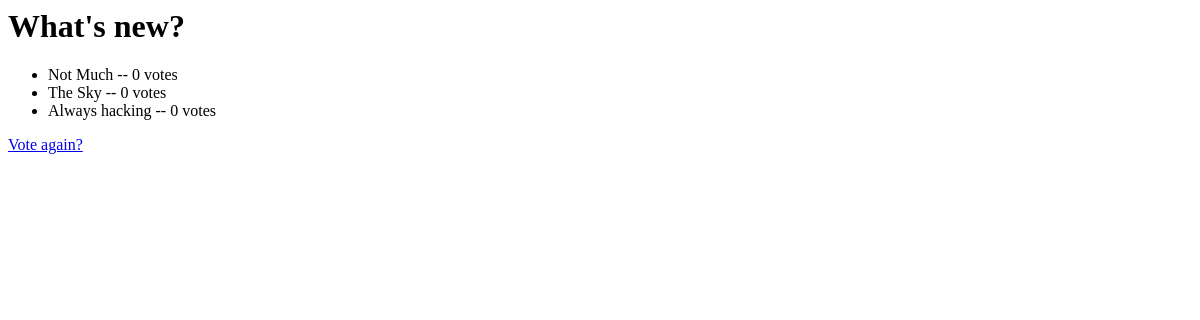
Before: /polls/1/results/ with the older database file.
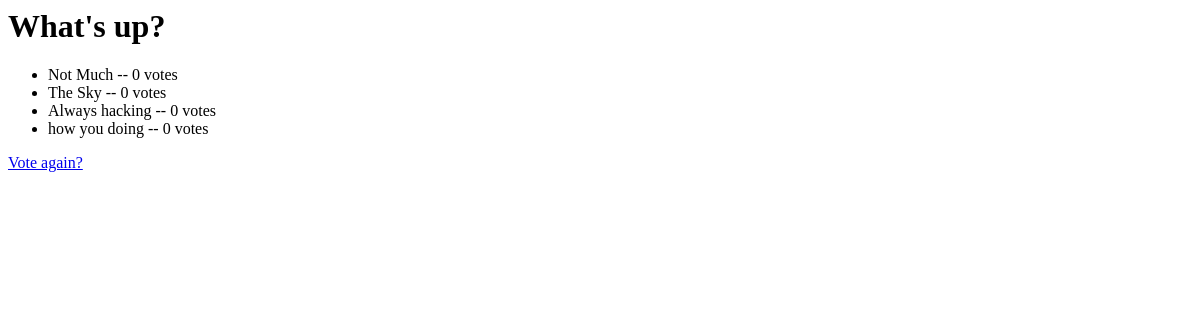
After: the same page with the newer database file.
### polls/models.py (models this page shows, shortened)
class Question(models.Model):
    question_text = models.CharField(max_length=200)
    pub_date = models.DateTimeField('date published')

class Choice(models.Model):
    question = models.ForeignKey(Question)
    choice_text = models.CharField(max_length=200)
    votes = models.IntegerField(default=0)

### polls/views.py (the view)
# urls.py: url(r'^(?P<pk>[0-9]+)/results/$', views.ResultsView.as_view(), name='results'),
class ResultsView(generic.DetailView):
    model = Question
    template_name = 'polls/results.html'

### polls/templates/polls/results.html
<h1>{{ question.question_text }}</h1>
<ul>
{% for choice in question.choice_set.all %}
    <li>{{ choice.choice_text }} -- {{ choice.votes }} vote{{ choice.votes|pluralize }}</li>
{% endfor %}
</ul>
<a href="{% url 'polls:detail' question.id %}">Vote again?</a>

Changed rows visible on the page:
changed Question: question_text "What's new?" → "What's up?"
added Choice: choice_text "how you doing", votes "0"
